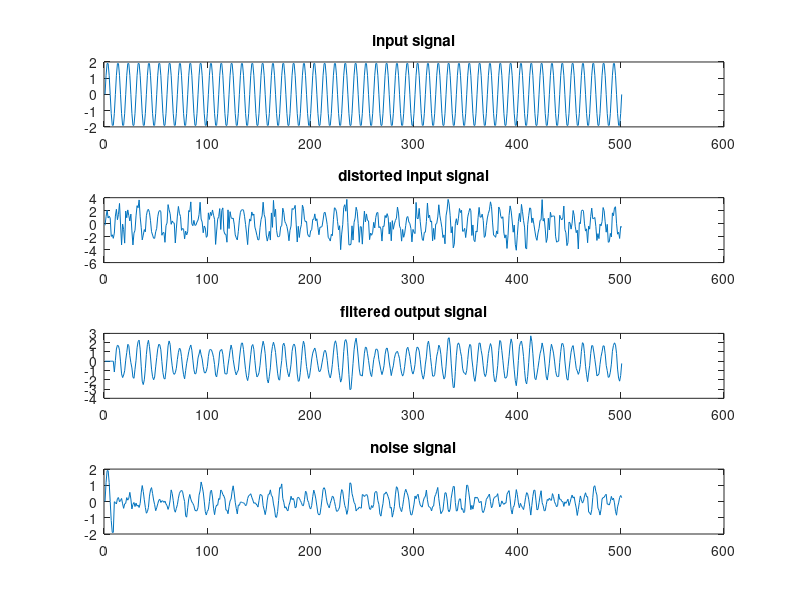

Reproduce this figure in MATLAB.
clc;
clear all;
close all;

t=0:0.1:50
d=2*sin(2*pi*t)%define desired
v=randn(size(d))% noise
u1=d+v%input signal
M=10%length of filter
R2=xcorr(u1,u1,M-1,'unbiased')%auto correlation matrix
R=zeros(1,M)
R=R2(M:1:2*M-1)
t=toeplitz(R)


P2=xcorr(u1,d,M-1,'unbiased')%cross correlation matrix
P=zeros(1,M)
P=P2(M:1:2*M-1)%P matrix
P1=zeros(M,1)
R1=inv(t)%R inverse
P1=P'
wopt=R1*P1%calculating W_optimum
y=[]
e=[]
for i=M:length(u1)
    u=u1(i:-1:i-M+1)
    y1(i)=wopt'*u'
end
    y2=y1'
    y=[y;y2]
    k=[]
    k=y(1:1:length(u1))
    y0=k'
e=d-y0
subplot(411),plot(d),title('input signal')
subplot(412),plot(u1),title('distorted input signal')
subplot(413),plot(y0),title('filtered output signal')
subplot(414),plot(e),title('noise signal')



